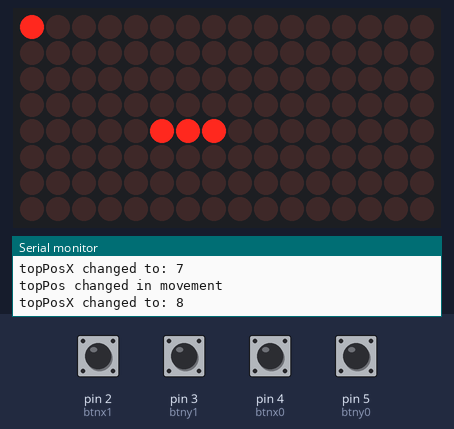
Bench run of a sketch on a simulated Arduino Uno, built with avr-gcc and run on an emulated ATmega328P. Parts: 16×8 LED matrix, the last lines printed to the serial monitor. The inputs (shaded band) are chosen by the test bench; at power-on: pin 2 (btnx1), pin 3 (btny1), pin 4 (btnx0), pin 5 (btny0) HIGH. Random numbers use the default seed unless the sketch sets one.

Above: at 1.7 s.
1.8 s: pin 3 (btny1) pulled LOW for 0.55 s
At 2.49 s:
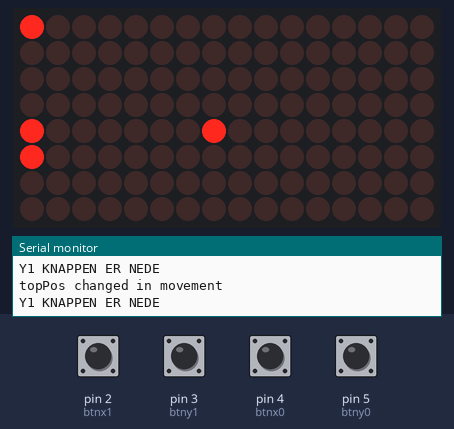
3.8 s: pin 2 (btnx1) pulled LOW for 0.55 s
At 4.73 s:
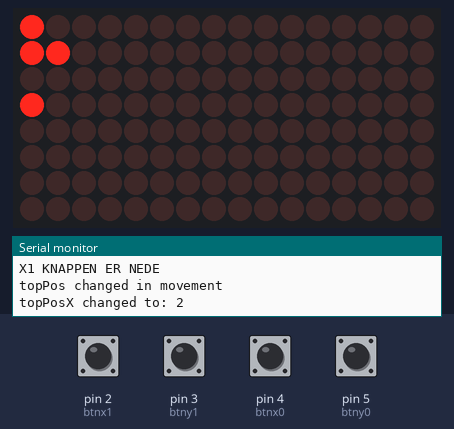
6.8 s: pin 5 (btny0) pulled LOW for 0.55 s
At 7.83 s:
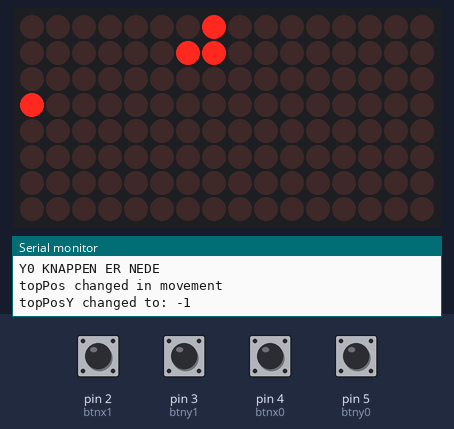
9.9 s: pin 4 (btnx0) pulled LOW for 0.55 s
At 10.92 s:
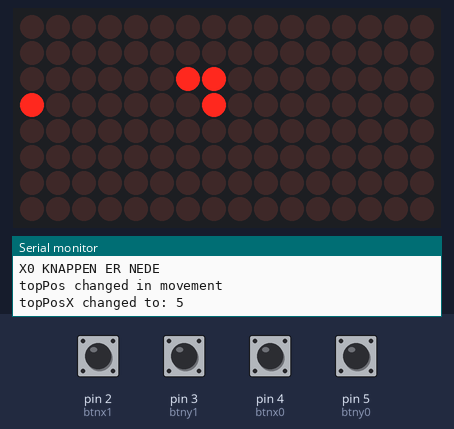
13.0 s: pin 3 (btny1) pulled LOW for 1 s
At 14.02 s:
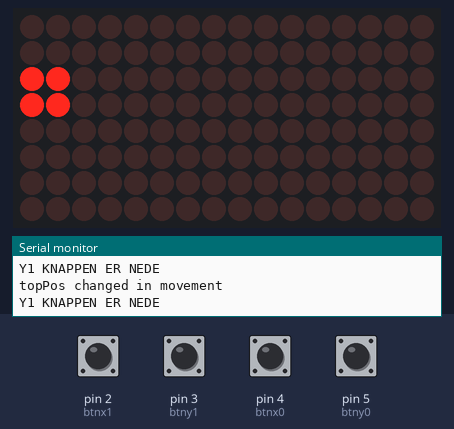
16.1 s: pin 4 (btnx0) pulled LOW for 1 s
At 17.05 s:
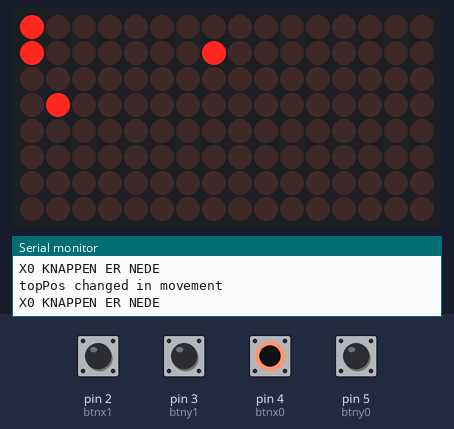

Measured:
- what the display in image 2 shows lasts 0.5 s, from 4.5 s to 5.0 s

The sketch:

SnakeMatrix.ino
```cpp
#include "LedControlMS.h"
#define NBR_MTX 2
LedControl lc=LedControl(12,11,10, NBR_MTX);
int snakeLength = 3;
int values = snakeLength * 2;
int snakeValues[6];
//up
int btnx1 = 2;
//down
int btnx0 = 4;
//right
int btny1 = 3;
//left
int btny0 = 5;
int matrix = 8;
int delayTime = 350;
int fx;
int fy;
int xv1 = 1;
int xv0 = 0;
int yv1 = 0;
int yv0 = 0;

int topPosX = 4;
int topPosY = 4;

void setup() {
  // put your setup code here, to run once:
  Serial.begin (9600);
  Serial.println("Setup");
  pinMode(btnx1,INPUT_PULLUP);
  pinMode(btnx0,INPUT_PULLUP);
  pinMode(btny0,INPUT_PULLUP);
  pinMode(btny1,INPUT_PULLUP);
for (int i=0; i< NBR_MTX; i++){
    lc.shutdown(i,false);
  /* Set the brightness to a medium values */
    lc.setIntensity(i,8);
  /* and clear the display */
    lc.clearDisplay(i);

  }
  randomSeed(analogRead(0));
}

void movement(){
      // skubber alle værdier i arrayet en plads ned
    for (int i = snakeLength*2;i>2;i= i-2){
        snakeValues[i] = snakeValues[i-2];
        snakeValues[i-1] = snakeValues[i-3];

    }
    if(topPosX > 7){topPosX = 0;}
    if (topPosY > 7){topPosY = 0;}
    if(topPosX < 0){topPosX = 7;}
    if (topPosY < 0){topPosY = 7;}
    if (topPosY == fy && topPosX == fx){
    makeFruit();
    if (delayTime > 0){
    delayTime -= 10;
    }
    }
    snakeValues[1] = topPosX;
    Serial.print("topPos changed in movement");
    Serial.println("");
    snakeValues[2] = topPosY;

  }

void printscr(){
  // prints the position of the snake to the matrix
    for (int i = snakeLength*2;i > 0;i = i - 2){
        lc.setLed(0,snakeValues[i],snakeValues[i-1],true);

}
lc.setLed(0,fy,fx,true);
}

void changeDir(){
    // reset the directions
    xv1 = 0;
    xv0 = 0;
    yv1 = 0;
    yv0 = 0;
    //check which button is pressed down and update direction accordenly

    if(digitalRead(btnx1)==!HIGH){
    topPosX = topPosX + 1;
    xv1 = 1;
    Serial.println("X1 KNAPPEN ER NEDE");
    }
    if(digitalRead(btnx0)==!HIGH){
    topPosX = topPosX - 1;
    xv0 = 1;
    Serial.println("X0 KNAPPEN ER NEDE");
    }
    if(digitalRead(btny1)==!HIGH){
    topPosY = topPosY + 1;
    yv1 = 1;
    Serial.println("Y1 KNAPPEN ER NEDE");
    }
    if(digitalRead(btny0)==!HIGH){
    topPosY = topPosY - 1;
    yv0 = 1;
    Serial.println("Y0 KNAPPEN ER NEDE");
    }
}

void noPress(){
  // change the values in the direction we are moving, if no button is pressed
    if(xv1 == 1){
      topPosX+=1;
      Serial.print("topPosX changed to: ");
      Serial.println(topPosX);
      }
    if(xv0 == 1){
      topPosX-=1;
      Serial.print("topPosX changed to: ");
      Serial.println(topPosX);
    }
    if(yv1 == 1){
      topPosY+=1;
      Serial.print("topPosY changed to: ");
      Serial.println(topPosY);
    }
    if(yv0 == 1){
      topPosY-=1;
      Serial.print("topPosY changed to: ");
      Serial.println(topPosY);
      }


}

void makeFruit(){
  // Define the position of the new "objective"
  fx = random(7);
  fy = random(7);
  }

void loop() {
  //Move the snake to a new position
    movement();
  //Update the screen
    printscr();
    // change the direction if a button is pressed
    if(digitalRead(btnx1)==!HIGH || digitalRead(btnx0)==!HIGH ||digitalRead(btny1)==!HIGH||digitalRead(btny0)==!HIGH){
    changeDir();
    }
    else{
    // noPress makes sure to keep the snake moving, even when no button is pressed.
    noPress();
    }
    // determines the speed of the game
    delay(delayTime + 100);
    lc.clearDisplay(0);

}
```
